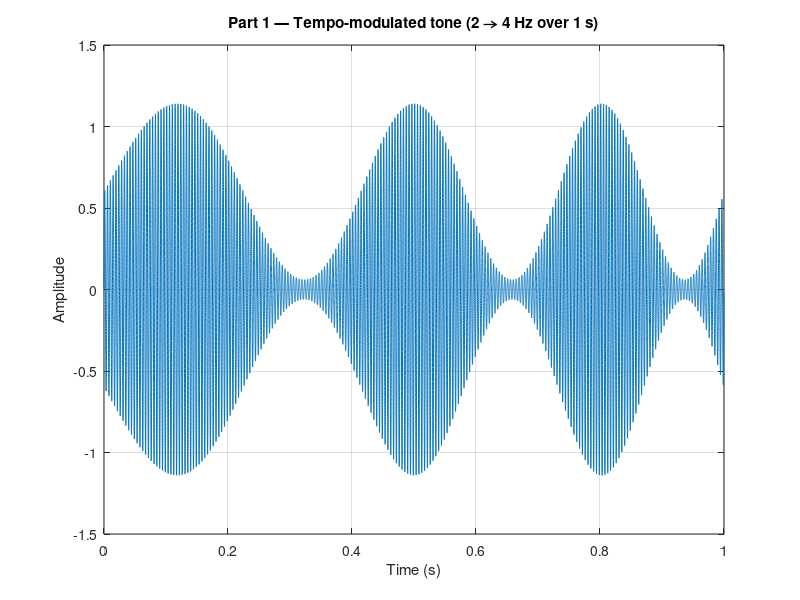
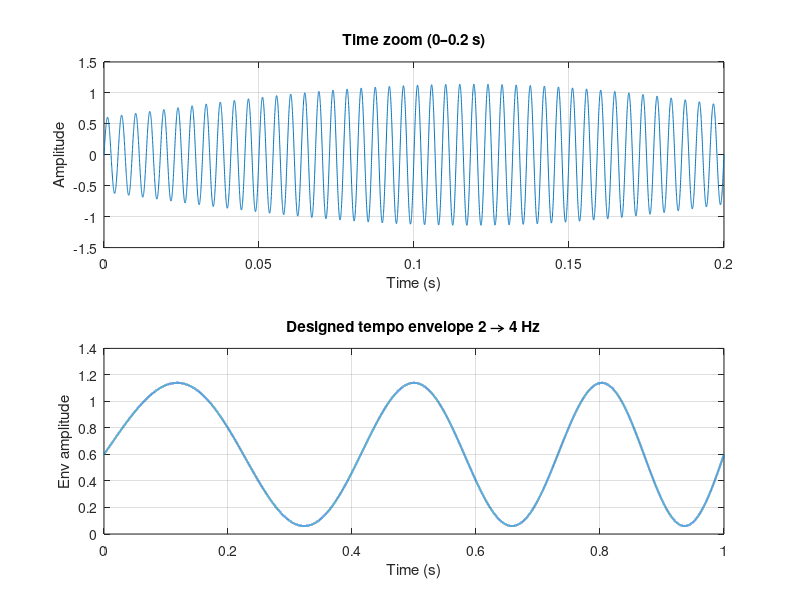
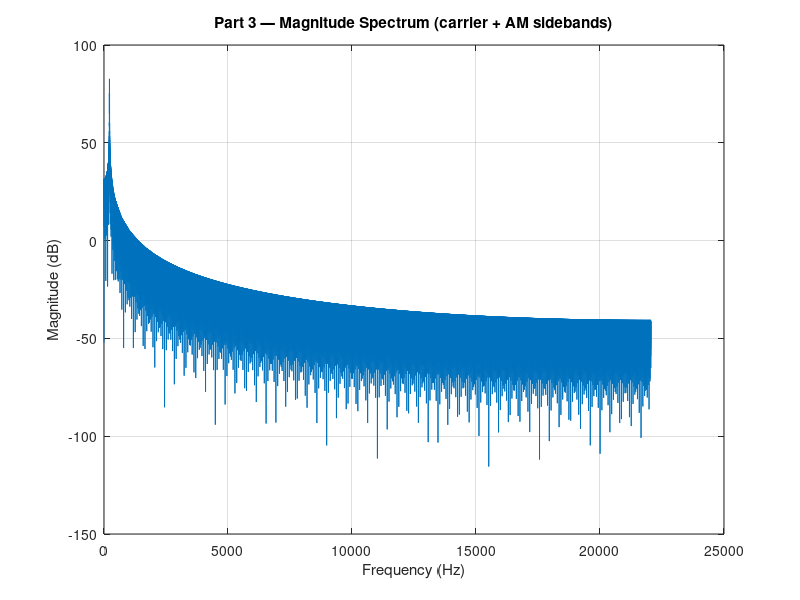

Write MATLAB code to recreate these figures, in order. (Note: this script raises an error after producing the figures.)
%% ELEC5305 Mini Lab (Tempo Modulation) 

% All figures are generated by running this script once.

clear; clc; close all;

% ===================== Global Config =====================
fs   = 44100;       % Sampling rate (Hz)
dur  = 1.0;         % Duration (s)
fcar = 220;         % Carrier frequency (Hz) for tone
f_env_start = 2;    % Tempo (Hz) start  -> 120 BPM
f_env_end   = 4;    % Tempo (Hz) end    -> 240 BPM
saveFigures = false;
outdir = "results_figs";
if saveFigures && ~exist(outdir,"dir"); mkdir(outdir); end

% Ground-truth BPM curve for later metrics:
t_full = (0:1/fs:dur-1/fs).';
bpm_gt_full = linspace(60*f_env_start, 60*f_env_end, numel(t_full)).';

% Helper for saving figures
savefigx = @(name) (saveFigures && saveas(gcf, fullfile(outdir, name)));
%% 

% ===================== Part 1. Synthesize tempo-modulated signal =====================
% Tempo f_env(t) from 2 Hz to 4 Hz, used as AM envelope for a 220 Hz tone.
t = t_full;
f_env  = linspace(f_env_start, f_env_end, numel(t)).';  % Hz
phiEnv = 2*pi*cumtrapz(t, f_env);                       % Integrate to phase
env    = 0.6*(1 + 0.9*sin(phiEnv));                     % >=0 envelope
x      = env .* sin(2*pi*fcar*t);

figure('Name','Part 1: Time-domain (full)','Color','w');
plot(t, x); grid on; xlim([0 dur]);
xlabel('Time (s)'); ylabel('Amplitude');
title('Part 1 — Tempo-modulated tone (2 \rightarrow 4 Hz over 1 s)');
savefigx('P1_time_full.png');
%% 

% ===================== Part 2. Time-domain zoom & envelope =====================
% Zoom 0–0.2s to see oscillation inside the envelope.
zoom_win = t <= 0.2;
figure('Name','Part 2: Time zoom & envelope','Color','w');
subplot(2,1,1);
plot(t(zoom_win), x(zoom_win)); grid on;
xlabel('Time (s)'); ylabel('Amplitude');
title('Time zoom (0–0.2 s)');
subplot(2,1,2);
plot(t, env, 'LineWidth', 1.5); grid on; xlim([0 dur]);
xlabel('Time (s)'); ylabel('Env amplitude');
title('Designed tempo envelope 2 \rightarrow 4 Hz');
savefigx('P2_time_zoom_env.png');
%% 

% ===================== Part 3. Magnitude spectrum (FFT) =====================
Nfft = 2^nextpow2(numel(x));
X = fft(x, Nfft); f = (0:Nfft-1).'/Nfft*fs;
figure('Name','Part 3: FFT','Color','w');
plot(f(1:Nfft/2), 20*log10(abs(X(1:Nfft/2))+eps)); grid on;
xlabel('Frequency (Hz)'); ylabel('Magnitude (dB)');
title('Part 3 — Magnitude Spectrum (carrier + AM sidebands)');
savefigx('P3_fft.png');
%% 

% ===================== Part 4. STFT baseline spectrogram =====================
wlen = 256; hop = wlen/2; nfft_stft = 1024;
[S,F,T] = spectrogram(x, hamming(wlen,'periodic'), wlen-hop, nfft_stft, fs, 'yaxis');
figure('Name','Part 4: STFT baseline','Color','w');
imagesc(T, F, 20*log10(abs(S)+eps)); axis xy;
xlabel('Time (s)'); ylabel('Frequency (Hz)'); colorbar;
title('Part 4 — STFT spectrogram (wlen=256, 50% overlap)');
ylim([0 2000]);
savefigx('P4_stft_baseline.png');
%% 

% ===================== Part 5. STFT window sensitivity (Heisenberg trade-off) =====================
wLens = [128, 512, 1024];   % shorter -> better time, longer -> better freq
figure('Name','Part 5: STFT window sensitivity','Color','w');
for k = 1:numel(wLens)
    wL = wLens(k);
    [S2,F2,T2] = spectrogram(x, hamming(wL,'periodic'), floor(wL/2), 2048, fs, 'yaxis');
    subplot(1,numel(wLens),k);
    imagesc(T2, F2, 20*log10(abs(S2)+eps)); axis xy;
    xlabel('t (s)'); ylabel('f (Hz)'); title(sprintf('wlen=%d',wL));
    ylim([0 2000]);
end
sgtitle('Part 5 — STFT window length sensitivity');
savefigx('P5_stft_window_sensitivity.png');
%% 

%% ====== Part 6. Envelope extraction: Hilbert vs rect+LPF ======
env_hilb = abs(hilbert(x));     % Hilbert 
fc_lp = 8;                      % Fs Hz
[b,a] = butter(4, fc_lp/(fs/2), 'low');
env_rect = filtfilt(b, a, abs(x));  

figure('Name','Part 6: Envelope extraction compare','Color','w');
plot(t, env_hilb, 'LineWidth',1.2); hold on;
plot(t, env_rect, '--', 'LineWidth',1.2);
grid on; xlim([0 dur]);
xlabel('Time (s)'); ylabel('Envelope amplitude');
legend('Hilbert envelope','Rect+LPF envelope','Location','best');
title('Part 6 — Envelope extraction comparison');
%% 

%% ====== Part 7. Sliding Modulation Spectrum: Centroid & Bandwidth ======
% 目的：不直接找BPM主峰，而是计算"调制谱重心(Hz)与带宽(Hz)"作为节奏中心与不确定度。
% 方法：对包络做滑窗FFT，限制到 0.5–8 Hz 低频带，算谱重心SC与谱带宽BW。
% 期望：SC (×60) 随时间从 ~120 BPM 上升到 ~240 BPM；BW 表示不确定度大小。

env = env_rect;                                             % 也可换成 env_hilb
env = env(:); env = env - mean(env);
env = env / (max(abs(env))+eps);

fs_env = fs;                                             % 与原始信号相同采样率
win_ms  = 300;  hop_ms = 10;
wlen    = round(win_ms/1000*fs_env);
hop     = round(hop_ms/1000*fs_env);

                                                           % 频带限制：只看 0.5–8 Hz 的调制
fmin = 0.5; fmax = 8.0;
Nfft = 2^nextpow2(max(2048, 2*wlen));
faxis = (0:Nfft-1)'/Nfft*fs_env;
band = (faxis>=fmin & faxis<=fmax);

frames = 1:hop:(numel(env)-wlen+1);
nF = numel(frames);
SC = zeros(nF,1);   % spectral centroid (Hz)
BW = zeros(nF,1);   % spectral bandwidth (Hz)

w = hann(wlen);     % Hann

for k = 1:nF
    seg = env(frames(k):frames(k)+wlen-1) .* w;
    S = abs(fft(seg, Nfft));
    P = S.^2 + eps;              
    fb = faxis(band); Pb = P(band);

    
    Pb = Pb / sum(Pb);

    % Rao：SC=∑fPb；BW=sqrt(∑(f-SC)^2 Pb)
    sc = sum(fb .* Pb);
    bw = sqrt( sum( (fb - sc).^2 .* Pb ) );

    SC(k) = sc; BW(k) = bw;
end

t7 = (frames + (wlen/2)-1)/fs_env;

figure('Name','Part 7: Modulation Spectral Centroid & Bandwidth','Color','w');
subplot(2,1,1);
plot(t7, 60*SC, 'LineWidth',1.8); grid on; xlim([0 t7(end)]);
ylabel('Centroid (BPM)'); title('Part 7 — Modulation Spectral Centroid (×60)');
subplot(2,1,2);
plot(t7, BW, 'LineWidth',1.8); grid on; xlim([0 t7(end)]);
xlabel('Time (s)'); ylabel('Bandwidth (Hz)');
title('Part 7 — Modulation Spectral Bandwidth (uncertainty)');




%% 

%% ====== Part 8. Modulation Spectral Peak & Confidence ======
% 目的：给出"主导调制频率 f_peak(Hz)"及其置信度（峰值显著性），并转成 BPM。
% 方法：对调制谱在 1.5–5 Hz 内找最大峰；置信度=峰值 / 中位数(带内)；再轻度平滑。

f_lo = 1.5; f_hi = 5.0;                                    % 更贴近 Ground Truth 2–4 Hz
band2 = (faxis>=f_lo & faxis<=f_hi);

BPM_peak = zeros(nF,1);
CONF     = zeros(nF,1);

for k = 1:nF
    seg = env(frames(k):frames(k)+wlen-1) .* w;
    S = abs(fft(seg, Nfft));
    P = S.^2 + eps;

    fb = faxis(band2); Pb = P(band2);
    [pmax, imax] = max(Pb);
    medv = median(Pb);                            % 鲁棒底噪评估
    CONF(k) = pmax/(medv+eps);                       % 置信度: 峰/中位数（越大越稳）
    fpk = fb(imax);
    BPM_peak(k) = 60*fpk;
end

% 轻度平滑
BPM_peak_s = movmean(BPM_peak, 7);
CONF_s     = movmedian(CONF, 5);

figure('Name','Part 8: Peak BPM & Confidence','Color','w');
subplot(2,1,1);
plot(t7, BPM_peak, ':', 'LineWidth',1.2); hold on;
plot(t7, BPM_peak_s, 'LineWidth',2); grid on; xlim([0 t7(end)]);
ylabel('BPM'); title('Part 8 — Peak BPM (raw & smoothed)');
legend('Raw peak','Smoothed','Location','best');
subplot(2,1,2);
plot(t7, CONF, ':', 'LineWidth',1.2); hold on;
plot(t7, CONF_s, 'LineWidth',2); grid on; xlim([0 t7(end)]);
xlabel('Time (s)'); ylabel('Confidence (peak/median)');
title('Part 8 — Confidence of peak (higher = more reliable)');

% A simple assessment with GT (for the peak curve)
BPM_gt = linspace(120, 240, numel(t7))';
rmse_peak = sqrt(mean((BPM_peak_s - BPM_gt).^2));
bias_peak = mean(BPM_peak_s - BPM_gt);
fprintf('[Part 8] Peak-BPM vs GT: RMSE=%.2f  Bias=%.2f\n', rmse_peak, bias_peak);


%% ====== Part 9. Modulation Energy Ratio & Tempo Growth Rate ======
% 目的：给出更"全局"的、对噪声不敏感的两个指标：
%  (1) MER(2–4Hz / 0.5–8Hz)：节奏能量占比，越高说明节拍越突出
%  (2) Growth rate：Centroid(BPM) 的时间导数 (BPM/s)，反映节奏上升速度

band_all = (faxis>=0.5 & faxis<=8.0);
band_tempo = (faxis>=2.0 & faxis<=4.0);

MER = zeros(nF,1);
for k = 1:nF
    seg = env(frames(k):frames(k)+wlen-1) .* w;
    P = abs(fft(seg, Nfft)).^2;
    MER(k) = (sum(P(band_tempo))+eps) / (sum(P(band_all))+eps);
end

% Growth rate
BPM_centroid = 60*SC;
dt = hop/fs_env;
growth = [0; diff(BPM_centroid)/dt];  % BPM/s


MER_s = movmean(MER, 7);
growth_s = movmean(growth, 7);

figure('Name','Part 9: MER & Growth rate','Color','w');
subplot(2,1,1);
plot(t7, MER_s, 'LineWidth',2); grid on; xlim([0 t7(end)]);
ylim([0 1]); ylabel('MER (2–4Hz / 0.5–8Hz)');
title('Part 9 — Modulation Energy Ratio (higher = clearer tempo)');
subplot(2,1,2);
plot(t7, growth_s, 'LineWidth',2); grid on; xlim([0 t7(end)]);
xlabel('Time (s)'); ylabel('d(BPM)/dt  (BPM/s)');
title('Part 9 — Tempo growth rate from centroid');

% Correlation with GT
rho_centroid = corr(BPM_centroid(:), BPM_gt(:));
fprintf('[Part 9] Corr(centroid BPM, GT) = %.3f\n', rho_centroid);



%% 

% ===================== Local functions =====================
function xN = add_awgn(x, SNRdB)
%ADD_AWGN add white Gaussian noise with target SNR (dB), no toolbox needed.
    x = x(:);
    Psig = mean(x.^2);
    Pn   = Psig / (10^(SNRdB/10));
    n    = sqrt(Pn)*randn(size(x));
    xN   = x + n;
end
